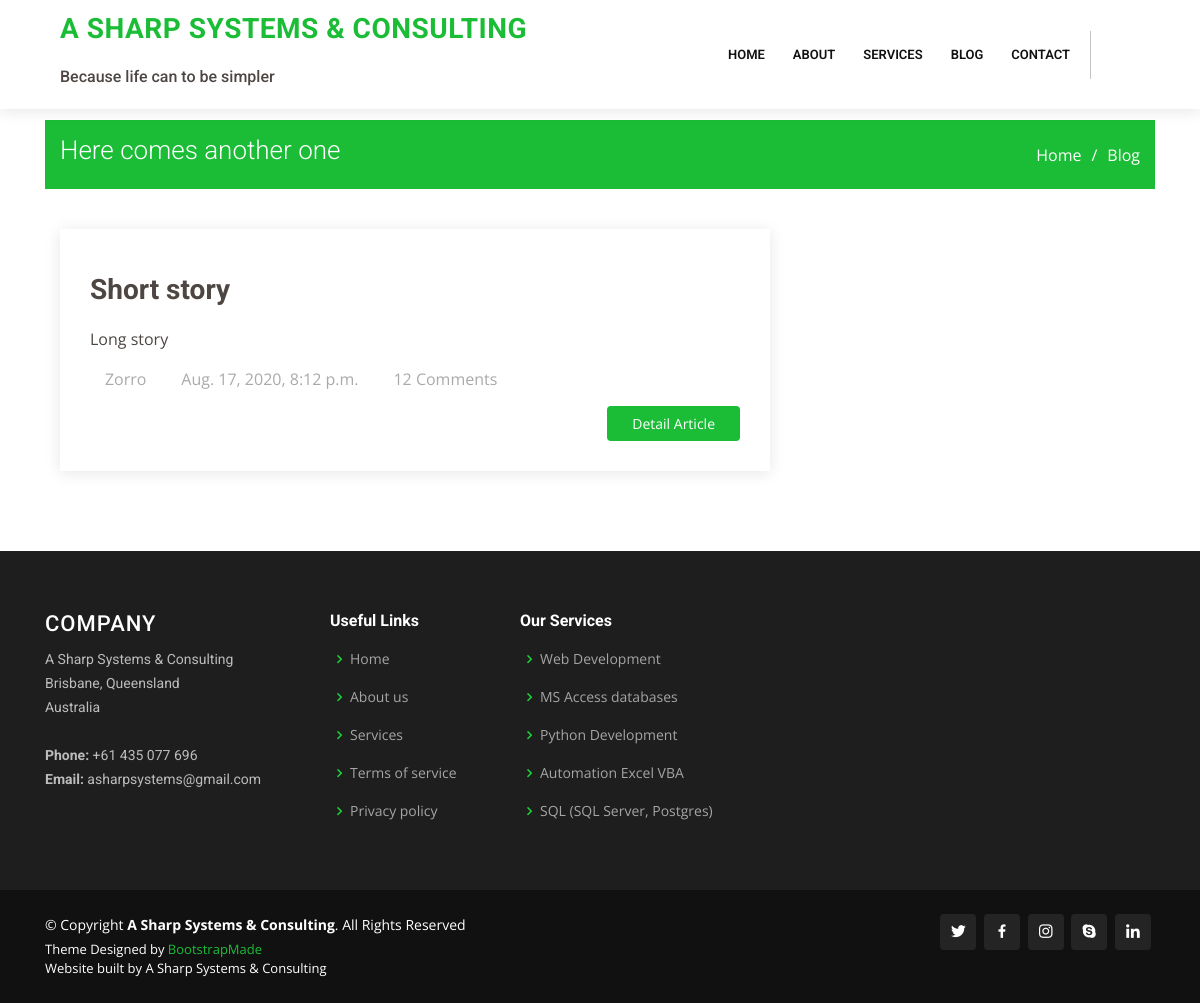
/blog_item/5, run on an earlier commit of the app's database.
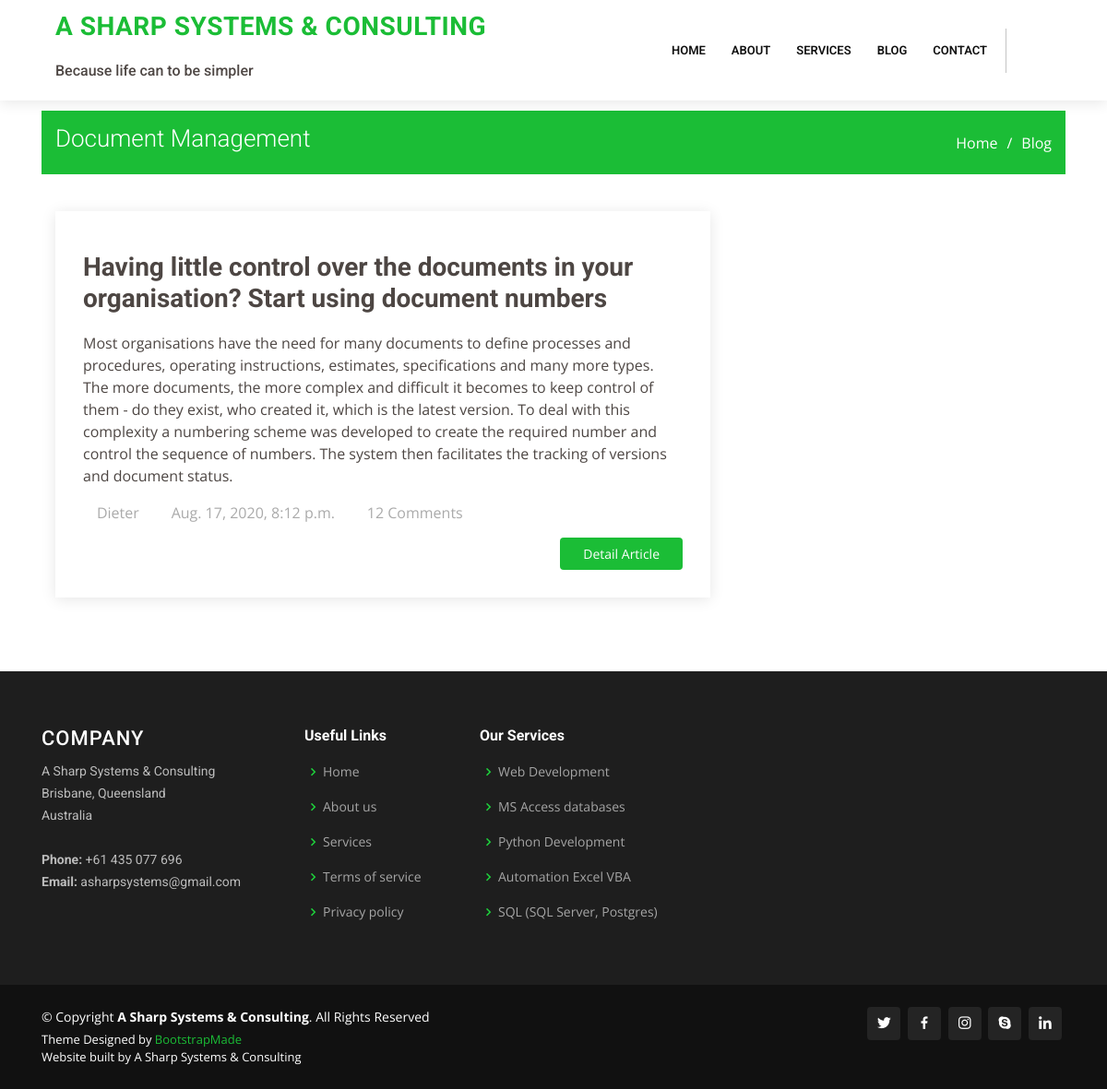
And on a later commit of the database.
### lcore/models.py (models this page shows)
class Article(models.Model):
    author = models.CharField(max_length=100, unique=False)
    caption = models.CharField(max_length=50, unique=False)
    extract = models.CharField(max_length=300)
    story = models.TextField(blank=False)
    date_added = models.DateTimeField(auto_now=False, auto_now_add=True)
    draft = models.BooleanField(default=True)
    visible = models.BooleanField(default=True)
    tags = models.ManyToManyField(Tag, blank=True)
    category = models.ManyToManyField(Category, blank=True)
    image_file = models.FileField(upload_to='blog_image', blank=True, null=True)
    article_file = models.FileField(upload_to='blog_article', blank=True, null=True)
    project = models.BooleanField(default=False)
    objects = ArticleManager()
    class Meta:
        ordering = ['-date_added']
    def __str__(self):
        return self.caption.title()

### lcore/views.py (the view)
# urls.py: re_path('blog_item/(?P<pk>\d+)', blog_item, name='blog_item'),
def blog_item(request, pk):
    try:
        article = Article.objects.get(pk=pk)
    except:
        return redirect('lcore:blog')
    template = "blog_detail.html"
    if article.extract != article.story:
        story_extract_differ = True
    local_context = {
        'article': article,
        'story_extract_differ': story_extract_differ,
    }
    context = {**get_base_context(), **local_context}
    print(context)
    return render(request, template, context)

### lcore/models.py (called while the page is built)
    def top_five(self):
        qs = super(ServicesManager, self).order_by('priority')[:5]
        return qs

    def __str__(self):
        return self.service.title()

### lcore/views.py (called while the page is built)
def get_base_context():
    service_list = Services.objects.top_five()
    company = Reference.objects.get(primary=1)
    co_name = company.company
    co_addr = company.address
    co_country = company.country
    co_phone = company.phone
    co_email = company.email
    print(co_name)
    return {'service_list': service_list,
            'co_name': co_name,
            'co_addr': co_addr,
            'co_country': co_country,
            'co_phone': co_phone,
            'co_email': co_email,
            }

### sweb/utils/context_processors.py (called while the page is built)
def settings_context(_request):
    return {"DEBUG": settings.DEBUG}

### templates/blog_detail.html (shortened to what this page needs)
{% extends "base.html" %}
{% block content %}
{% load static %}
  <main id="main">
  <br>
  <section id="breadcrumbs" class="breadcrumbs">
    <div class="container">
      <div class="d-flex justify-content-between align-items-center">
        <h2>{{ article.caption }}</h2>
        <ol>
          <li><a href="{% url 'lcore:home' %}">Home</a></li>
          <li><a href="{% url 'lcore:blog' %}">Blog</a></li>
        </ol>
      </div>
    </div>
  </section>
  <section id="blog" class="blog">
    <div class="container">
      <div class="row">
        <div class="col-lg-8 entries">
          {% if article %}
          <article class="entry" data-aos="fade-up">
            <div class="entry-img">
            </div>
            {% if story_extract_differ %}
            <h2 class="entry-title">
              {{article.extract}}
            </h2>
            {% endif %}
            <p>
              {{ article.story }}
            </p>
            <div class="entry-meta">
              <ul>
                <li class="d-flex align-items-center"><i class="icofont-user"></i>{{article.author}}</li>
                <li class="d-flex align-items-center"><i class="icofont-wall-clock"></i> <time datetime="2020-01-01">{{article.date_added}}</time></li>
                <li class="d-flex align-items-center"><i class="icofont-comment"></i>12 Comments</li>
              </ul>
            </div>
            <div class="entry-content">
              <div class="read-more">
                <a href="{% url 'lcore:show_pdf' pk=article.id %}">Detail Article</a>
              </div>
            </div>
          </article>
          {% endif %}
   </div>
      </div>
    </div>
  </section>
  </main>
{% endblock content %}

What changed in the data, as far as the page shows it:
changed Article: caption "Here comes another one" → "Document Management"; extract "Short story" → "Having little control over the documents in your organisation? Start using document numbers"; story "Long story" → "Most organisations have the need for many documents to define processes and procedures, operating instructions, estimates, specifications and many more types. The more documents, the more complex and difficult it becomes to keep control of them - do they exist, who created it, which is the latest version. To deal with this complexity a numbering scheme was developed to create the required number and control the sequence of numbers. The system then facilitates the tracking of versions and document status."; author "Zorro" → "Dieter"
